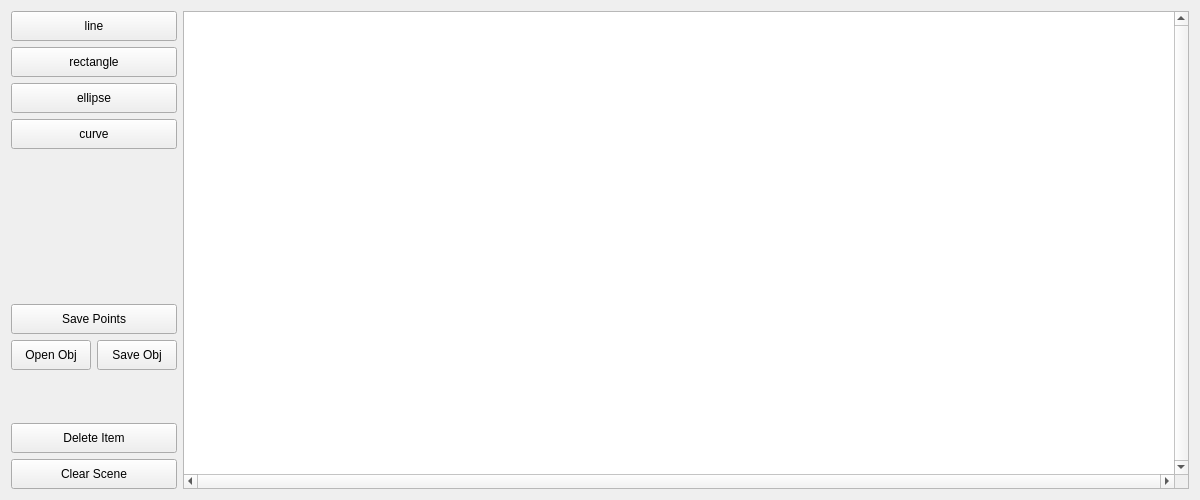
<?xml version="1.0" encoding="UTF-8"?>
<ui version="4.0">
 <class>GestEdit</class>
 <widget class="QWidget" name="GestEdit">
  <property name="windowModality">
   <enum>Qt::ApplicationModal</enum>
  </property>
  <property name="enabled">
   <bool>true</bool>
  </property>
  <property name="geometry">
   <rect>
    <x>0</x>
    <y>0</y>
    <width>1200</width>
    <height>500</height>
   </rect>
  </property>
  <property name="sizePolicy">
   <sizepolicy hsizetype="Minimum" vsizetype="Minimum">
    <horstretch>0</horstretch>
    <verstretch>0</verstretch>
   </sizepolicy>
  </property>
  <property name="minimumSize">
   <size>
    <width>535</width>
    <height>335</height>
   </size>
  </property>
  <property name="mouseTracking">
   <bool>false</bool>
  </property>
  <property name="focusPolicy">
   <enum>Qt::NoFocus</enum>
  </property>
  <property name="windowTitle">
   <string>GestEdit</string>
  </property>
  <property name="autoFillBackground">
   <bool>true</bool>
  </property>
  <layout class="QHBoxLayout" name="horizontalLayout_2">
   <item>
    <layout class="QHBoxLayout" name="horizontalLayout">
     <item>
      <layout class="QVBoxLayout" name="verticalLayout_3">
       <item>
        <layout class="QVBoxLayout" name="verticalLayout_4">
         <item>
          <widget class="QPushButton" name="drawLineButton">
           <property name="sizePolicy">
            <sizepolicy hsizetype="Preferred" vsizetype="Fixed">
             <horstretch>0</horstretch>
             <verstretch>0</verstretch>
            </sizepolicy>
           </property>
           <property name="minimumSize">
            <size>
             <width>150</width>
             <height>30</height>
            </size>
           </property>
           <property name="text">
            <string>line</string>
           </property>
           <property name="checkable">
            <bool>true</bool>
           </property>
          </widget>
         </item>
         <item>
          <widget class="QPushButton" name="drawRectButton">
           <property name="minimumSize">
            <size>
             <width>150</width>
             <height>30</height>
            </size>
           </property>
           <property name="text">
            <string>rectangle</string>
           </property>
           <property name="checkable">
            <bool>true</bool>
           </property>
          </widget>
         </item>
         <item>
          <widget class="QPushButton" name="drawEllipseButton">
           <property name="minimumSize">
            <size>
             <width>150</width>
             <height>30</height>
            </size>
           </property>
           <property name="text">
            <string>ellipse</string>
           </property>
           <property name="checkable">
            <bool>true</bool>
           </property>
          </widget>
         </item>
         <item>
          <widget class="QPushButton" name="drawCurveButton">
           <property name="minimumSize">
            <size>
             <width>150</width>
             <height>30</height>
            </size>
           </property>
           <property name="text">
            <string>curve</string>
           </property>
           <property name="checkable">
            <bool>true</bool>
           </property>
          </widget>
         </item>
         <item>
          <spacer name="verticalSpacer">
           <property name="orientation">
            <enum>Qt::Vertical</enum>
           </property>
           <property name="sizeHint" stdset="0">
            <size>
             <width>20</width>
             <height>40</height>
            </size>
           </property>
          </spacer>
         </item>
         <item>
          <widget class="QPushButton" name="savePointButtonS">
           <property name="minimumSize">
            <size>
             <width>150</width>
             <height>30</height>
            </size>
           </property>
           <property name="text">
            <string>Save Points</string>
           </property>
          </widget>
         </item>
         <item>
          <layout class="QVBoxLayout" name="forDeleteLayout">
           <item>
            <layout class="QHBoxLayout" name="forXmlLayout">
             <item>
              <widget class="QPushButton" name="openButton">
               <property name="minimumSize">
                <size>
                 <width>0</width>
                 <height>30</height>
                </size>
               </property>
               <property name="text">
                <string>Open Obj</string>
               </property>
              </widget>
             </item>
             <item>
              <widget class="QPushButton" name="saveButton">
               <property name="minimumSize">
                <size>
                 <width>0</width>
                 <height>30</height>
                </size>
               </property>
               <property name="text">
                <string>Save Obj</string>
               </property>
              </widget>
             </item>
            </layout>
           </item>
           <item>
            <spacer name="verticalSpacer_2">
             <property name="orientation">
              <enum>Qt::Vertical</enum>
             </property>
             <property name="sizeHint" stdset="0">
              <size>
               <width>20</width>
               <height>40</height>
              </size>
             </property>
            </spacer>
           </item>
           <item>
            <widget class="QPushButton" name="deleteItemButton">
             <property name="minimumSize">
              <size>
               <width>0</width>
               <height>30</height>
              </size>
             </property>
             <property name="text">
              <string>Delete Item</string>
             </property>
            </widget>
           </item>
           <item>
            <widget class="QPushButton" name="clearButton">
             <property name="minimumSize">
              <size>
               <width>0</width>
               <height>30</height>
              </size>
             </property>
             <property name="text">
              <string>Clear Scene</string>
             </property>
            </widget>
           </item>
          </layout>
         </item>
        </layout>
       </item>
      </layout>
     </item>
     <item>
      <widget class="QGraphicsView" name="graphicsView">
       <property name="focusPolicy">
        <enum>Qt::StrongFocus</enum>
       </property>
       <property name="verticalScrollBarPolicy">
        <enum>Qt::ScrollBarAlwaysOn</enum>
       </property>
       <property name="horizontalScrollBarPolicy">
        <enum>Qt::ScrollBarAlwaysOn</enum>
       </property>
       <property name="resizeAnchor">
        <enum>QGraphicsView::NoAnchor</enum>
       </property>
      </widget>
     </item>
    </layout>
   </item>
  </layout>
 </widget>
 <layoutdefault spacing="6" margin="11"/>
 <resources/>
 <connections/>
</ui>
